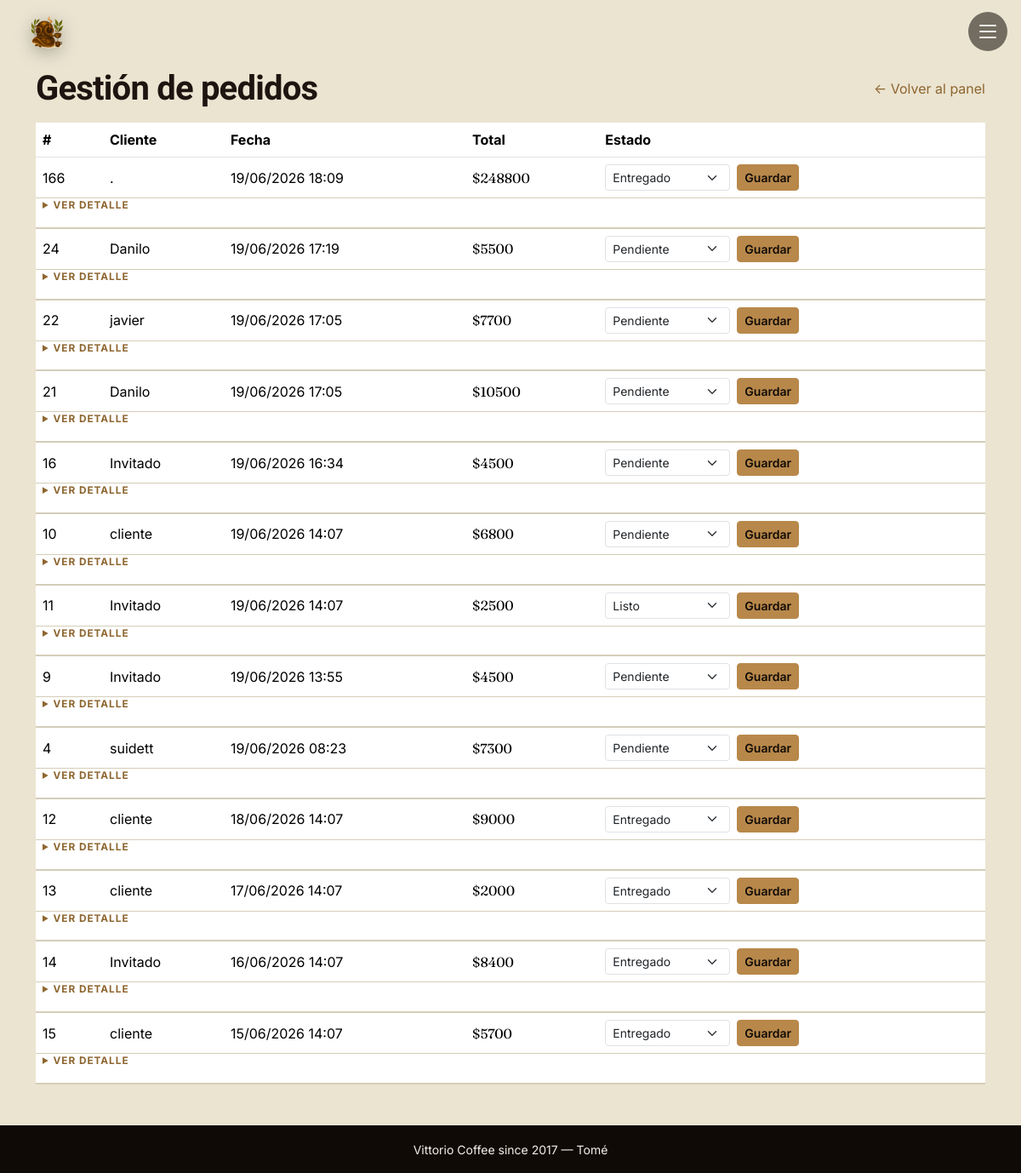
/panel/pedidos/ (signed in), run on an earlier commit of the app's database.
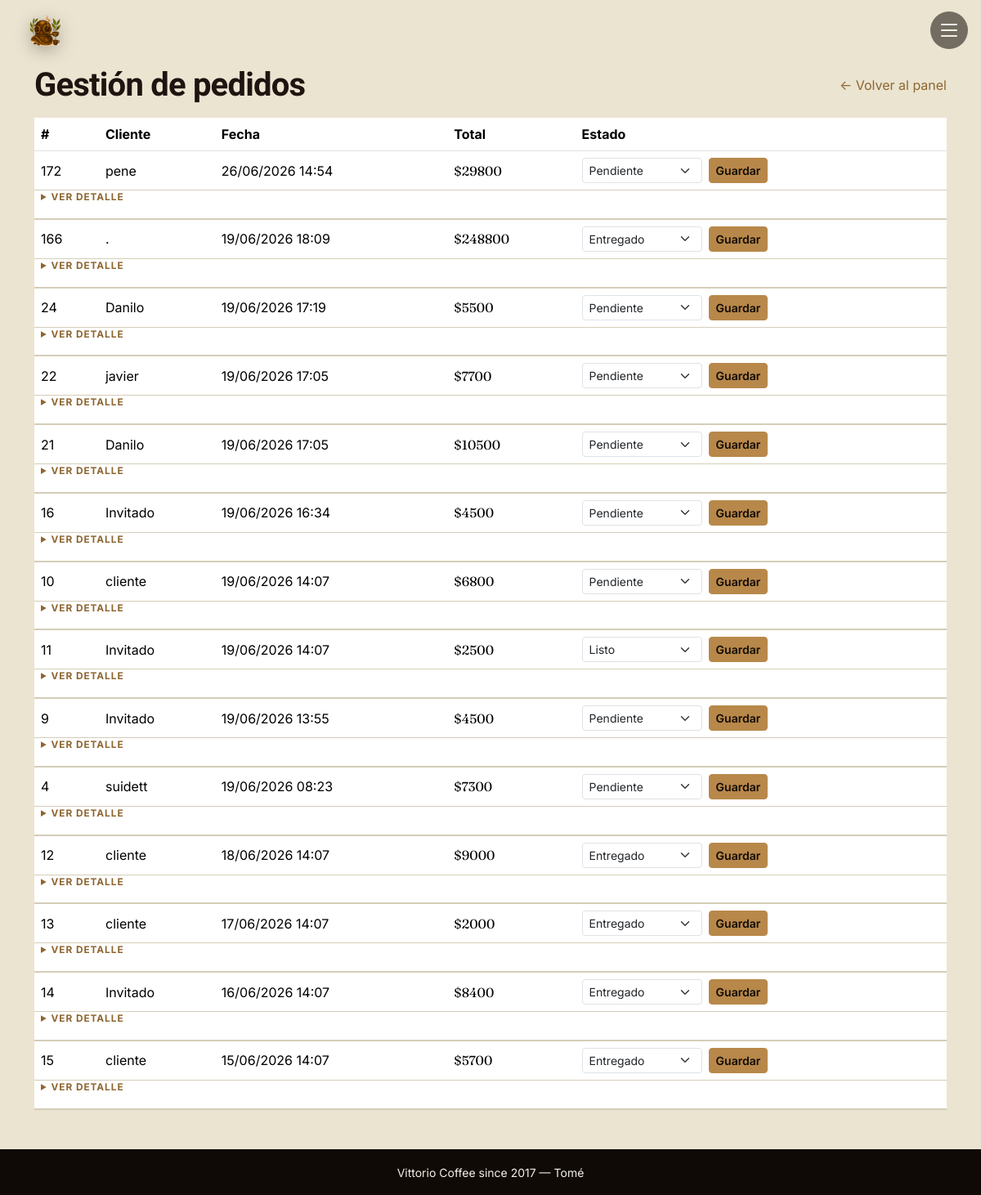
And on a later commit of the database.
### tienda/models.py (models this page shows, shortened)
class Pedido(models.Model):
    class Estado(models.TextChoices):
        PENDIENTE = "pendiente", "Pendiente"
        EN_PREPARACION = "en_preparacion", "En preparación"
        LISTO = "listo", "Listo"
        ENTREGADO = "entregado", "Entregado"
        CANCELADO = "cancelado", "Cancelado"
    class TipoEntrega(models.TextChoices):
        RETIRO = "retiro", "Retiro en local"
        DELIVERY = "delivery", "Delivery"
    class ModoPago(models.TextChoices):
        ONLINE = "online", "Pagado online (Mercado Pago)"
        LOCAL = "local", "Pago al retirar"
    usuario = models.ForeignKey(User, on_delete=models.SET_NULL, null=True, blank=True, related_name="pedidos")
    estado = models.CharField(max_length=20, choices=Estado.choices, default=Estado.PENDIENTE)  # estado actual
    tipo_entrega = models.CharField(max_length=20, choices=TipoEntrega.choices, default=TipoEntrega.RETIRO)
    direccion_entrega = models.CharField(max_length=255, blank=True)  # solo si es delivery
    telefono = models.CharField(max_length=20, blank=True)            # teléfono de contacto
    nombre_contacto = models.CharField(max_length=120, blank=True)    # nombre de quien retira
    hora_retiro = models.CharField(max_length=40, blank=True)         # horario elegido para retirar
    modo_pago = models.CharField(max_length=10, choices=ModoPago.choices, default=ModoPago.LOCAL)
    notas = models.TextField(blank=True, help_text="Observaciones del cliente")
    creado = models.DateTimeField(auto_now_add=True)   # fecha en que se hizo el pedido
    actualizado = models.DateTimeField(auto_now=True)  # fecha de la última modificación
    class Meta:
        verbose_name = "Pedido"
        verbose_name_plural = "Pedidos"
        ordering = ["-creado"]  # el "-" los muestra del más nuevo al más viejo
    def total(self):
        return sum(detalle.subtotal() for detalle in self.detalles.all())

class DetallePedido(models.Model):
    pedido = models.ForeignKey(Pedido, on_delete=models.CASCADE, related_name="detalles")  # CASCADE = si se borra el pedido, se borran sus líneas
    producto = models.ForeignKey(Producto, on_delete=models.PROTECT, related_name="detalles_pedido")  # PROTECT = no deja borrar un producto que está en pedidos
    cantidad = models.PositiveIntegerField(default=1)  # cuántas unidades
    precio_unitario = models.PositiveIntegerField(help_text="Precio al momento de la compra (CLP)")  # guarda el precio de ESE momento (el historial no cambia si suben el precio después)
    class Meta:
        verbose_name = "Detalle de pedido"
        verbose_name_plural = "Detalles de pedido"
    def subtotal(self):
        return self.cantidad * self.precio_unitario

### tienda/views.py (the view)
# urls.py: path("panel/pedidos/", views.admin_pedidos, name="admin_pedidos"),
@user_passes_test(es_admin,login_url="tienda:login")  # 🔒 solo admin
def admin_pedidos(request):
    pedidos = Pedido.objects.select_related("usuario").prefetch_related("detalles__producto")
    return render(request,"admin_pedidos.html", {"pedidos":pedidos,"estados":Pedido.Estado.choices})

### tienda/views.py (called while the page is built)
def es_admin(user):
    return user.is_authenticated and user.is_staff

### tienda/templates/admin_pedidos.html (shortened to what this page needs)
{% extends "base.html" %}
{% block contenido %}
<div class="d-flex justify-content-between align-items-center mb-3">
    <h1 class="mb-0">Gestión de pedidos</h1>
    <a href="{% url 'tienda:panel' %}" class="text-decoration-none">&larr; Volver al panel</a>
</div>
<table class="table align-middle bg-white">
    <thead>
        <tr><th>#</th><th>Cliente</th><th>Fecha</th><th>Total</th><th>Estado</th></tr>
    </thead>
    {% for pedido in pedidos %}
    <tbody class="pedido-grupo">
        <tr>
            <td>{{ pedido.id }}</td>
            <td>{% if pedido.nombre_contacto %}{{ pedido.nombre_contacto }}{% elif pedido.usuario %}{{ pedido.usuario.username }}{% else %}Invitado{% endif %}</td>
            <td>{{ pedido.creado|date:"d/m/Y H:i" }}</td>
            <td class="producto-precio">${{ pedido.total }}</td>
            <td>
                <form method="post" action="{% url 'tienda:cambiar_estado_pedido' pedido.id %}"
                      class="d-flex gap-2">
                    <select name="estado" class="form-select form-select-sm" style="width:auto;">
                        {% for valor, etiqueta in estados %}
                            <option value="{{ valor }}" {% if pedido.estado == valor %}selected{% endif %}>{{ etiqueta }}</option>
                        {% endfor %}
                    </select>
                    <button type="submit" class="btn btn-sm btn-primary">Guardar</button>
                </form>
            </td>
        </tr>
        <tr>
            <td colspan="5" class="pedido-detalle-cell">
                <details>
                    <summary>Ver detalle</summary>
                </details>
            </td>
        </tr>
    </tbody>
    {% empty %}
    <tbody>
        <tr><td colspan="5" class="text-center text-muted py-4">No hay pedidos todavía.</td></tr>
    </tbody>
    {% endfor %}
</table>
{% endblock %}

What changed in the data, as far as the page shows it:
added Pedido: id "172", nombre_contacto "pene", creado "26/06/2026 14:54", total "29800", estado "Pendiente"
